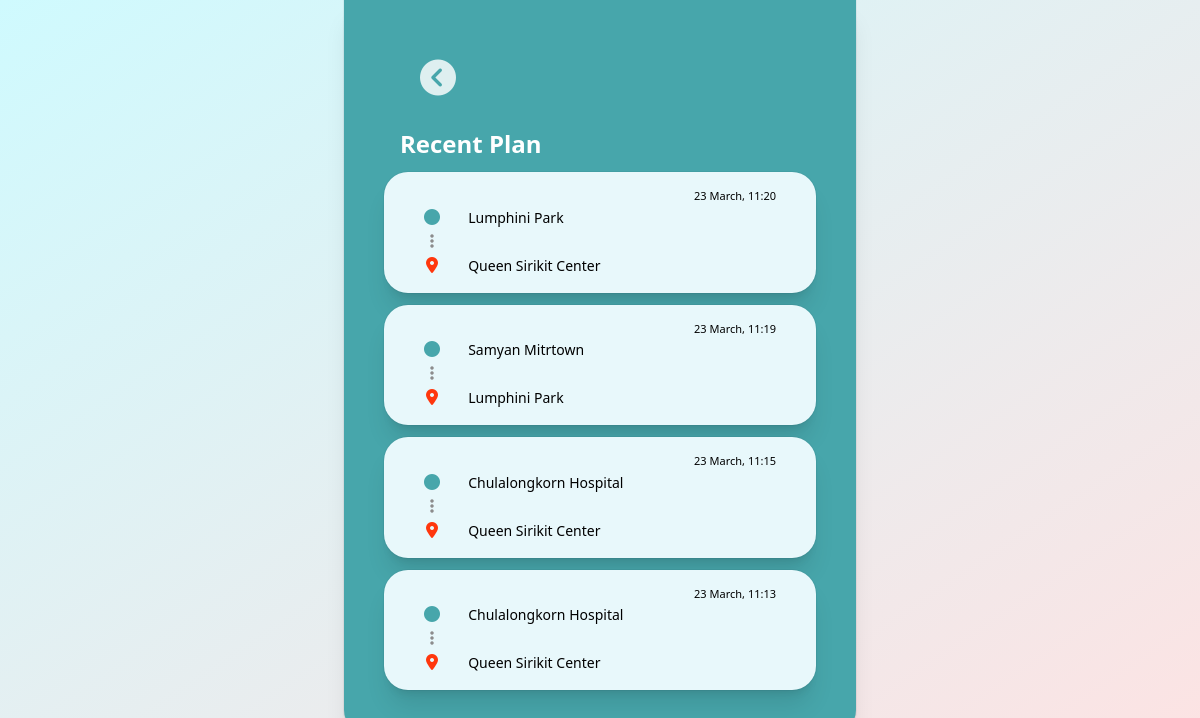
Page /home/loggedin/2/recent/ on the committed database.
### home/models.py (models this page shows)
class Recentplan(models.Model):
    user_id = models.PositiveIntegerField()
    origin_name = models.CharField(max_length=255)
    origin_pos = models.CharField(max_length=255)
    destin_name = models.CharField(max_length=255)
    destin_pos = models.CharField(max_length=255)
    avg_time = models.PositiveIntegerField()
    timestamp = models.DateTimeField()

### home/views.py (the view)
# urls.py: path('loggedin/<int:user_id>/recent/', views.recent_plan_seeall, name='recentplan'),
def recent_plan_seeall(request, user_id):
    template = loader.get_template('recent.html')
    result_exist = Recentplan.objects.filter(user_id=user_id)
    if result_exist.exists():
        data = result_exist.all().order_by('-id')
    else:
        data = {'origin_name': 'None', 'destin_name': 'None', 'timestamp': 'None'}
    context = {
        'recent_data': data
    }
    return HttpResponse(template.render(context, request))

### home/templates/recent.html (shortened to what this page needs)
<!DOCTYPE html>
<html>
<head>
    <script src="https://cdn.tailwindcss.com"></script>
</head>
<body>
    <div class="bg-gradient-to-br from-cyan-100 to-red-100 min-h-screen">
        <div class="relative bg-[#47a6ab] px-6 pt-10 pb-8 shadow-xl ring-1 ring-gray-900/5 sm:mx-auto sm:max-w-lg sm:rounded-b-3xl sm:px-10 space-y-3">
            <a class="ml-4 p-5 fa-solid fa-circle-chevron-left text-[rgb(255,255,255,0.82)] text-[36px] hover:text-[#00000]" href="../"></a>
            <p class="ml-4 text-white text-2xl font-semibold">Recent Plan</p>
            <table border="0">
            {% for x in recent_data %}
                <div class="relative bg-[#e8f8fb] px-6 pt-4 pb-4 shadow-xl ring-1 ring-gray-900/5 rounded-3xl sm:mx-auto sm:max-w-lg sm:rounded-3xl sm:px-10">
                    <a>
                        <p class="text-right text-[11px]">
                            {{ x.timestamp|date:"j F, H:i" }}
                        </p>
                        <i class="fa-solid fa-circle pr-3 text-[#47a6ab]"></i>
                        <a class="text-sm ml-3">
                            {{ x.origin_name }}
                        </a>
                        <br>
                        <i class="fa-solid fa-ellipsis-vertical ml-1.5 text-[#8c8c8c]"></i>
                        <br>
                        <i class="fa-solid fa-location-dot pl-0.5 pr-3.5 text-[#FF370D]"></i>
                        <a class="text-sm ml-3">
                            {{ x.destin_name }}
                        </a>
                    </a>
                </div>
            {% endfor %}
            </table>
        </div>
    </div>
</body>
</html>

### rows in the picture
Recentplan: timestamp "23 March, 11:20", origin_name "Lumphini Park", destin_name "Queen Sirikit Center"
Recentplan: timestamp "23 March, 11:19", origin_name "Samyan Mitrtown", destin_name "Lumphini Park"
Recentplan: timestamp "23 March, 11:15", origin_name "Chulalongkorn Hospital", destin_name "Queen Sirikit Center"
Recentplan: timestamp "23 March, 11:13", origin_name "Chulalongkorn Hospital", destin_name "Queen Sirikit Center"
